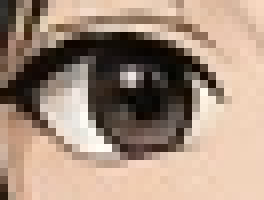
#> input picture samples/full-body-coat/built/eye0_ball.png, 33 x 25 px (shown 8 times larger)
$ python -i build_body_parts.py   (imports and definitions only)
#> lines starting #> are read from the running program, lines starting #| are printed output that depends on the picture
"""Cut the full-body samples into a 2.5D puppet, and paint their eye and mouth drawings.

Limbs become cut-outs that rotate rigidly about their joints. The torso, coat and skirt
stay in a separate base that no limb bone ever stretches. Every cut-out keeps the pixels
it was drawn with. Only pixels hidden at rest are painted: the root of a limb under its
parent, a thigh under the skirt, a sleeve behind long hair, and the side of a coat behind
a sleeve. Each is painted from the pixels of the layer it belongs to, never from a flat
fill. Laying the layers back in draw order reproduces the illustration exactly.

base.png is not modified. The cut base is parts/base_cut.png, so a runtime without parts
still draws the whole illustration.

    uv run --with numpy --with pillow --with opencv-python-headless tools/build_body_parts.py [--debug DIR]
"""
import argparse
import json
from pathlib import Path

import cv2
import numpy as np
from PIL import Image

from paint_face import paint_faces

ROOT = Path(__file__).resolve().parents[1]

# Per-illustration decisions that the pixels alone do not settle:
#   torso_over_arms  the torso outline is drawn over the sleeve (vest), so there is no
#                    hidden torso to paint behind the arm
#   leg_from         y where a leg starts to be its own drawing (skirt hem, or crotch for
#                    trousers); above it the cloth belongs to the hips in the base
#   hair             'mask' trusts hairmask.png; 'dark' also takes dark strands joined to it
#   style            'anime' draws outlined mouths; 'photo' opens the drawn lips
SAMPLES = {
    'full-body-vest': {'style': 'anime', 'torso_over_arms': True, 'leg_from': 1376, 'hair': 'mask'},
    'full-body-coat': {'style': 'anime', 'torso_over_arms': False, 'leg_from': 690, 'hair': 'dark'},
    'full-body-photo': {'style': 'photo', 'torso_over_arms': False, 'leg_from': 600, 'hair': 'dark'},
}
CHAINS = {
    'armL': ['upperArmL', 'lowerArmL', 'handL'],
    'armR': ['upperArmR', 'lowerArmR', 'handR'],
    'legL': ['upperLegL', 'lowerLegL', 'footL'],
    'legR': ['upperLegR', 'lowerLegR', 'footR'],
}
LABEL = {'bg': 1, 'torso': 2, 'armL': 3, 'armR': 4, 'legL': 5, 'legR': 6}
# Rest draw order, bottom to top. The runtime uses the same order, so a standing frame is
# the illustration: parents over children, legs under the skirt, arms over the torso,
# the torso's shoulder caps and the front hair over the arms.
REST_ORDER = ['torso_hidden', 'footL', 'footR', 'lowerLegL', 'lowerLegR', 'upperLegL', 'upperLegR', 'base_cut',
              'handL', 'lowerArmL', 'upperArmL', 'handR', 'lowerArmR', 'upperArmR', 'cap_shoulderL', 'cap_shoulderR', 'hair_front']


def luma(rgb):
    return rgb[..., :3].astype(np.float32) @ np.array([0.299, 0.587, 0.114], np.float32)


# [14 lines left out: functions grid, segment_field, not called in this run]


def disc(xs, ys, c, r):
    return (xs - c[0]) ** 2 + (ys - c[1]) ** 2 <= r * r


# [7 lines left out: function bounds, not called in this run]


def save_png(path, array):
    Image.fromarray(np.ascontiguousarray(array), 'RGBA').save(path, optimize=True)


# [491 lines left out: functions unit, paint_from, continue_cloth, width_samples, width_profile, width_of and 11 more, not called in this run]


def soften(image):
    """The same silhouette with the drawn interior detail calmed: a stand-in for the side
    of a limb the illustration never showed. The outline ring stays as drawn."""
    alpha = image[..., 3]
    inside = (alpha > 0).astype(np.uint8)
    dist = cv2.distanceTransform(inside, cv2.DIST_L2, 3)
    rgb = np.ascontiguousarray(image[..., :3])
    calm = cv2.bilateralFilter(rgb, 9, 38, 7)
    calm = cv2.bilateralFilter(calm, 9, 38, 7)
    ring = (dist < 3.5)[..., None]
    out = image.copy()
    out[..., :3] = np.where(ring, rgb, calm)
    return out


# [232 lines left out: functions fist, hidden_along, build_parts, not called in this run]


def slice_of(toward, inner_arm, t_edge):
    return slice(inner_arm + 1, t_edge) if toward > 0 else slice(t_edge + 1, inner_arm)


# [191 lines left out: functions torso_behind, main, photo_hair_mask, load_authored, build, write_debug, not called in this run]


# [2 lines not run here, left out]

>>> import cv2
>>> picture = cv2.imread('../samples/full-body-coat/built/eye0_ball.png', cv2.IMREAD_GRAYSCALE)
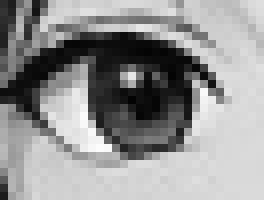
#> picture: shape (25, 33) (shown 8 times larger); min 3, max 252, mean 147.5
>>> result = soften(picture)
#> in soften, `alpha = image[..., 3]`: alpha = 25 values, max 204 at index 21, min 13 at index 8, mean 111.9
#> in soften, `inside = (alpha > 0).astype(np.uint8)`: inside = 25 values from 1 to 1
#> in soften, `dist = cv2.distanceTransform(inside, cv2.DIST_L2, 3)`: dist = 25 values from 3.4e+38 to 3.4e+38
#> in soften, `rgb = np.ascontiguousarray(image[..., :3])`: rgb = 25 rows, first 8: [44, 29, 106], [52, 35, 147], [45, 50, 173], [40, 77, 184], [33, 118, 163], [34, 144, 107], [66, 137, 84], [97, 129, 115]
#> in soften, `calm = cv2.bilateralFilter(rgb, 9, 38, 7)`: calm = 25 rows, first 8: [45, 45, 78], [48, 46, 137], [49, 49, 153], [52, 71, 154], [54, 116, 139], [61, 130, 108], [87, 122, 98], [109, 118, 117]
#> in soften, `calm = cv2.bilateralFilter(calm, 9, 38, 7)`: calm = 25 rows, first 8: [52, 53, 58], [54, 53, 119], [58, 56, 130], [64, 71, 127], [71, 110, 119], [85, 116, 107], [104, 112, 106], [111, 110, 112]
#> (the run stopped early here; a loop or call above may not have finished)

$ run again, on samples/full-body-photo/built/base.png
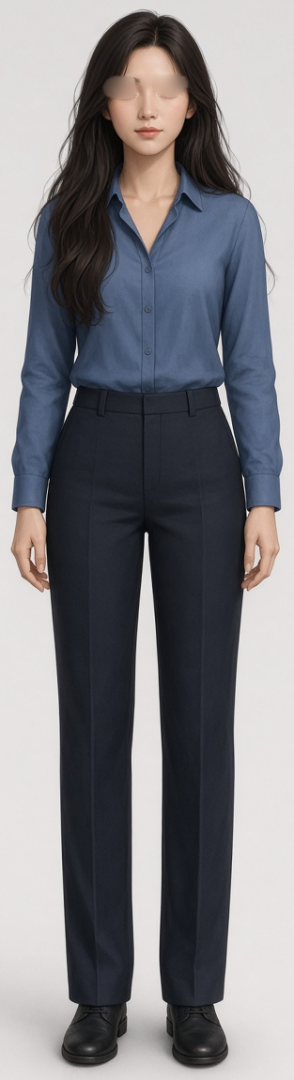
#> input picture samples/full-body-photo/built/base.png, 294 x 1080 px
#> `picture = cv2.imread('../samples/full-body-coat/built/eye0_ball.png', ..`:
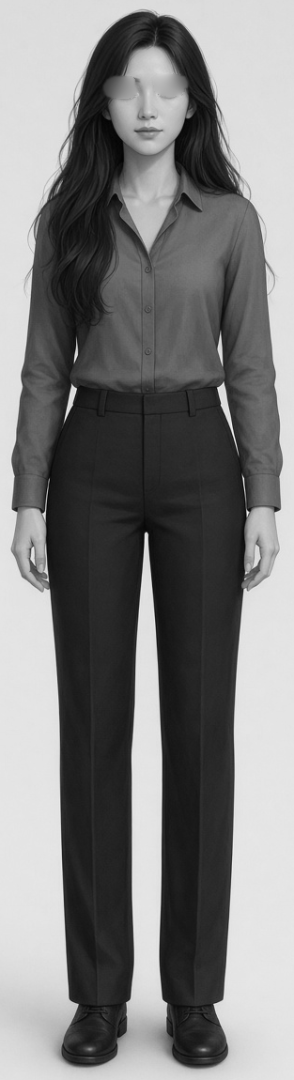
#> picture: shape (1080, 294); min 2, max 243, mean 124.9
#> alpha = 1080 values, max 229 at index 633, min 204 at index 1005, mean 224.4
#> inside = 1080 values from 1 to 1
#> dist = 1080 values from 3.4e+38 to 3.4e+38
#> rgb = 1080 rows, first 8: [221, 220, 220], [220, 220, 220], [220, 220, 220], [220, 220, 220], [220, 220, 220], [220, 220, 220], [220, 220, 220], [220, 220, 220]
#> calm = 1080 rows, first 8: [220, 220, 220], [220, 220, 220], [220, 220, 220], [220, 220, 220], [220, 220, 220], [220, 220, 220], [220, 220, 220], [220, 220, 220]
